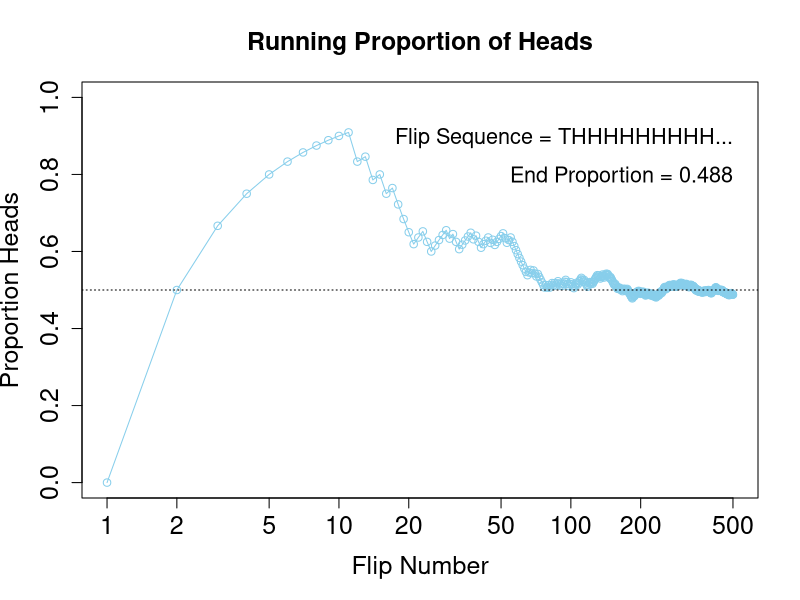

This chart was generated by the following R code:
# RunningProportion.R
# Author: Yuxiao Huang
# Reference:
# The code is from the book by Professor John K. Kruschke,
# with some trivial changes by Yuxiao Huang
# Please find the reference to and website of the book below:
# Kruschke, J. K. (2014). Doing Bayesian Data Analysis: A Tutorial with R, JAGS, and Stan. 2nd Edition. Academic Press / Elsevier
# https://sites.google.com/site/doingbayesiandataanalysis/

N = 500 # Specify the total number of flips, denoted N.
pHeads = 0.5 # Specify underlying probability of heads.
# Flip a coin N times and compute the running proportion of heads at each flip.
# Generate a random sample of N flips (heads=1, tails=0):
flipSequence = sample( x=c(0,1), prob=c(0.5,0.5), size=500, replace=TRUE )
# Compute the running proportion of heads:
r = cumsum( flipSequence ) # Cumulative sum: Number of heads at each step.
n = 1:N                    # Number of flips at each step.
runProp = r/n                 # Calculate the proportion of heads at each flip.
  # Graph the running proportion:
  plot(n, runProp , type="o" , log="x" , col="skyblue" ,
         xlim=c(1,N) , ylim=c(0.0,1.0) , cex.axis=1.5 ,
         xlab="Flip Number" , ylab="Proportion Heads" , cex.lab=1.5 ,
         main="Running Proportion of Heads" , cex.main=1.5 )
# Plot a dotted horizontal reference line:
abline( h=pHeads , lty="dotted" )
# Display the beginning of the flip sequence:
flipLetters = paste( c("T","H")[flipSequence[1:10]+1] , collapse="" )
displayString = paste0( "Flip Sequence = " , flipLetters , "..." )
text( N , .9 , displayString , adj=c(1,0.5) , cex=1.3 )
# Display the relative frequency at the end of the sequence.
text( N , .8 , paste("End Proportion =",runProp[N]) , adj=c(1,0.5) , cex=1.3 )